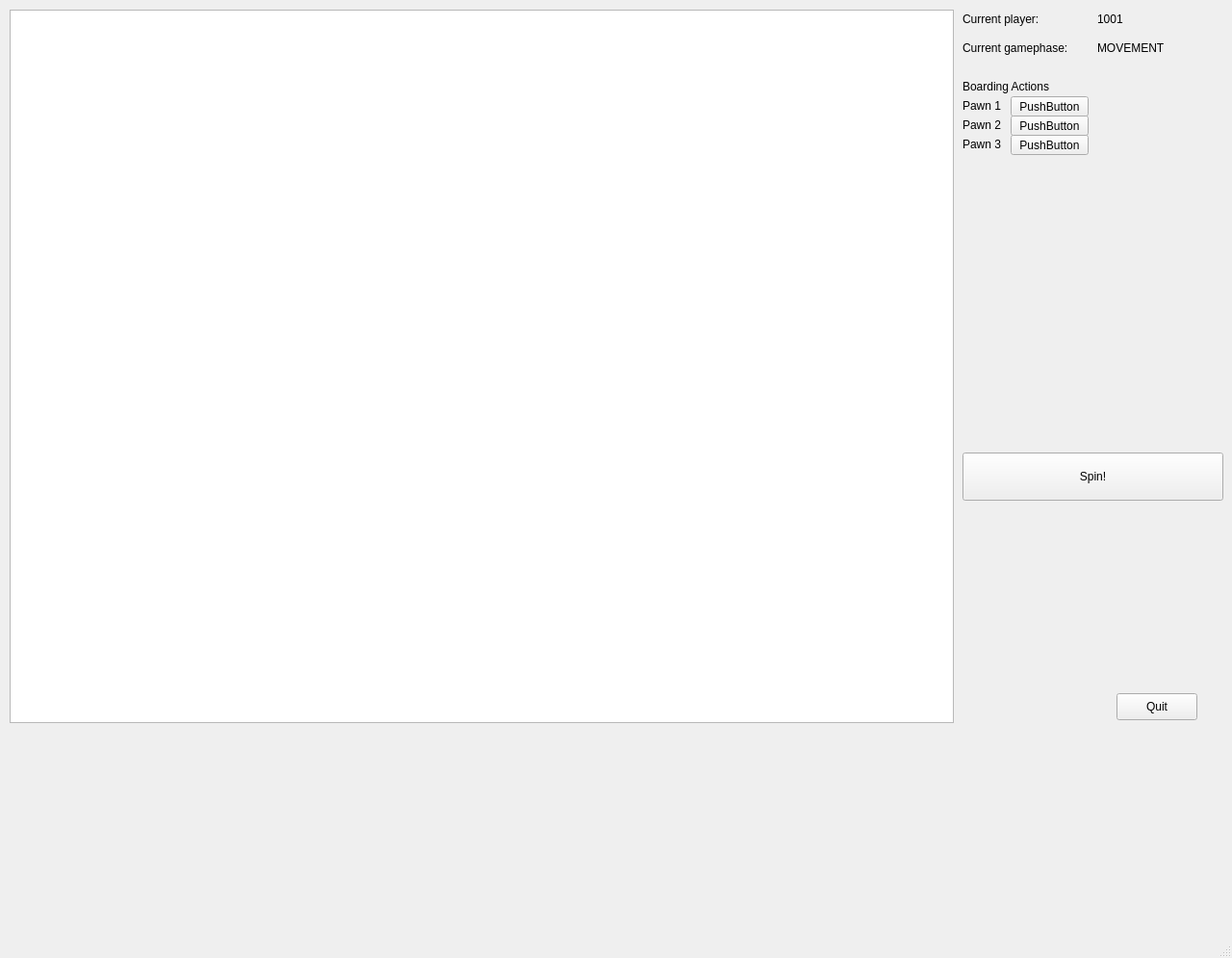
<?xml version="1.0" encoding="UTF-8"?>
<ui version="4.0">
 <class>MainWindow</class>
 <widget class="QMainWindow" name="MainWindow">
  <property name="geometry">
   <rect>
    <x>0</x>
    <y>0</y>
    <width>1280</width>
    <height>995</height>
   </rect>
  </property>
  <property name="windowTitle">
   <string>MainWindow</string>
  </property>
  <widget class="QWidget" name="centralwidget">
   <widget class="QGraphicsView" name="graphicsView">
    <property name="geometry">
     <rect>
      <x>10</x>
      <y>10</y>
      <width>981</width>
      <height>741</height>
     </rect>
    </property>
   </widget>
   <widget class="QLabel" name="BoardingActionsLabel">
    <property name="geometry">
     <rect>
      <x>1000</x>
      <y>80</y>
      <width>131</width>
      <height>20</height>
     </rect>
    </property>
    <property name="text">
     <string>Boarding Actions</string>
    </property>
   </widget>
   <widget class="QLabel" name="Pawn1Label">
    <property name="geometry">
     <rect>
      <x>1000</x>
      <y>100</y>
      <width>63</width>
      <height>20</height>
     </rect>
    </property>
    <property name="text">
     <string>Pawn 1</string>
    </property>
   </widget>
   <widget class="QLabel" name="Pawn2Label">
    <property name="geometry">
     <rect>
      <x>1000</x>
      <y>120</y>
      <width>63</width>
      <height>20</height>
     </rect>
    </property>
    <property name="text">
     <string>Pawn 2</string>
    </property>
   </widget>
   <widget class="QLabel" name="Pawn3Label">
    <property name="geometry">
     <rect>
      <x>1000</x>
      <y>140</y>
      <width>63</width>
      <height>20</height>
     </rect>
    </property>
    <property name="text">
     <string>Pawn 3</string>
    </property>
   </widget>
   <widget class="QPushButton" name="Pawn1BoardButton">
    <property name="geometry">
     <rect>
      <x>1050</x>
      <y>100</y>
      <width>81</width>
      <height>21</height>
     </rect>
    </property>
    <property name="text">
     <string>PushButton</string>
    </property>
   </widget>
   <widget class="QPushButton" name="Pawn2BoardButton">
    <property name="geometry">
     <rect>
      <x>1050</x>
      <y>120</y>
      <width>81</width>
      <height>21</height>
     </rect>
    </property>
    <property name="text">
     <string>PushButton</string>
    </property>
   </widget>
   <widget class="QPushButton" name="Pawn3BoardButton">
    <property name="geometry">
     <rect>
      <x>1050</x>
      <y>140</y>
      <width>81</width>
      <height>21</height>
     </rect>
    </property>
    <property name="text">
     <string>PushButton</string>
    </property>
   </widget>
   <widget class="QLabel" name="wheellabel">
    <property name="geometry">
     <rect>
      <x>1000</x>
      <y>200</y>
      <width>250</width>
      <height>250</height>
     </rect>
    </property>
    <property name="text">
     <string/>
    </property>
   </widget>
   <widget class="QPushButton" name="pushButton_2">
    <property name="geometry">
     <rect>
      <x>1160</x>
      <y>720</y>
      <width>84</width>
      <height>28</height>
     </rect>
    </property>
    <property name="text">
     <string>Quit</string>
    </property>
   </widget>
   <widget class="QPushButton" name="spinButton">
    <property name="geometry">
     <rect>
      <x>1000</x>
      <y>470</y>
      <width>271</width>
      <height>50</height>
     </rect>
    </property>
    <property name="text">
     <string>Spin!</string>
    </property>
   </widget>
   <widget class="QLabel" name="playerlabel">
    <property name="geometry">
     <rect>
      <x>1000</x>
      <y>10</y>
      <width>131</width>
      <height>20</height>
     </rect>
    </property>
    <property name="text">
     <string>Current player:</string>
    </property>
   </widget>
   <widget class="QLabel" name="gamephaselabel">
    <property name="geometry">
     <rect>
      <x>1000</x>
      <y>40</y>
      <width>151</width>
      <height>20</height>
     </rect>
    </property>
    <property name="text">
     <string>Current gamephase:</string>
    </property>
   </widget>
   <widget class="QLabel" name="playervaluelabel">
    <property name="geometry">
     <rect>
      <x>1140</x>
      <y>10</y>
      <width>121</width>
      <height>20</height>
     </rect>
    </property>
    <property name="text">
     <string>1001</string>
    </property>
   </widget>
   <widget class="QLabel" name="gamephasevaluelabel">
    <property name="geometry">
     <rect>
      <x>1140</x>
      <y>40</y>
      <width>121</width>
      <height>20</height>
     </rect>
    </property>
    <property name="text">
     <string>MOVEMENT</string>
    </property>
   </widget>
   <widget class="QLabel" name="spinvaluelabel">
    <property name="geometry">
     <rect>
      <x>1000</x>
      <y>430</y>
      <width>241</width>
      <height>20</height>
     </rect>
    </property>
    <property name="text">
     <string/>
    </property>
   </widget>
   <widget class="QWidget" name="gridLayoutWidget">
    <property name="geometry">
     <rect>
      <x>1000</x>
      <y>540</y>
      <width>271</width>
      <height>151</height>
     </rect>
    </property>
    <layout class="QGridLayout" name="gridLayout"/>
   </widget>
  </widget>
  <widget class="QStatusBar" name="statusbar"/>
 </widget>
 <resources/>
 <connections>
  <connection>
   <sender>pushButton_2</sender>
   <signal>clicked()</signal>
   <receiver>MainWindow</receiver>
   <slot>close()</slot>
   <hints>
    <hint type="sourcelabel">
     <x>1353</x>
     <y>735</y>
    </hint>
    <hint type="destinationlabel">
     <x>1319</x>
     <y>690</y>
    </hint>
   </hints>
  </connection>
 </connections>
</ui>
